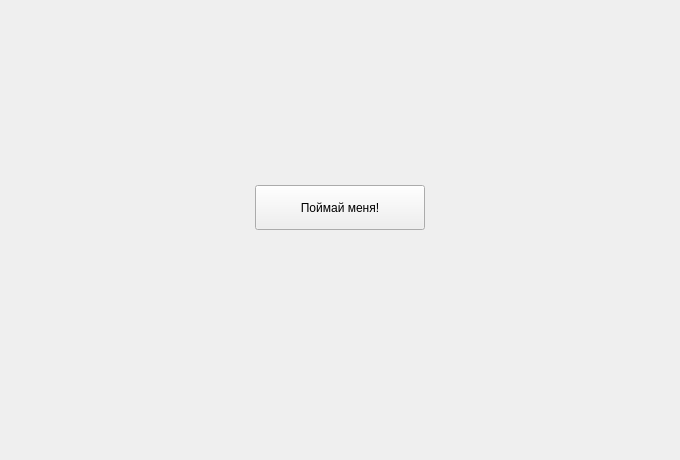
<?xml version="1.0" encoding="UTF-8"?>
<ui version="4.0">
 <class>MainWindow</class>
 <widget class="QMainWindow" name="MainWindow">
  <property name="geometry">
   <rect>
    <x>0</x>
    <y>0</y>
    <width>680</width>
    <height>460</height>
   </rect>
  </property>
  <property name="windowTitle">
   <string>Убегающая кнопка</string>
  </property>
  <widget class="QWidget" name="centralwidget">
   <widget class="QPushButton" name="runButton">
    <property name="geometry">
     <rect>
      <x>255</x>
      <y>185</y>
      <width>170</width>
      <height>45</height>
     </rect>
    </property>
    <property name="text">
     <string>Поймай меня!</string>
    </property>
   </widget>
  </widget>
 </widget>
 <resources />
 <connections />
</ui>
